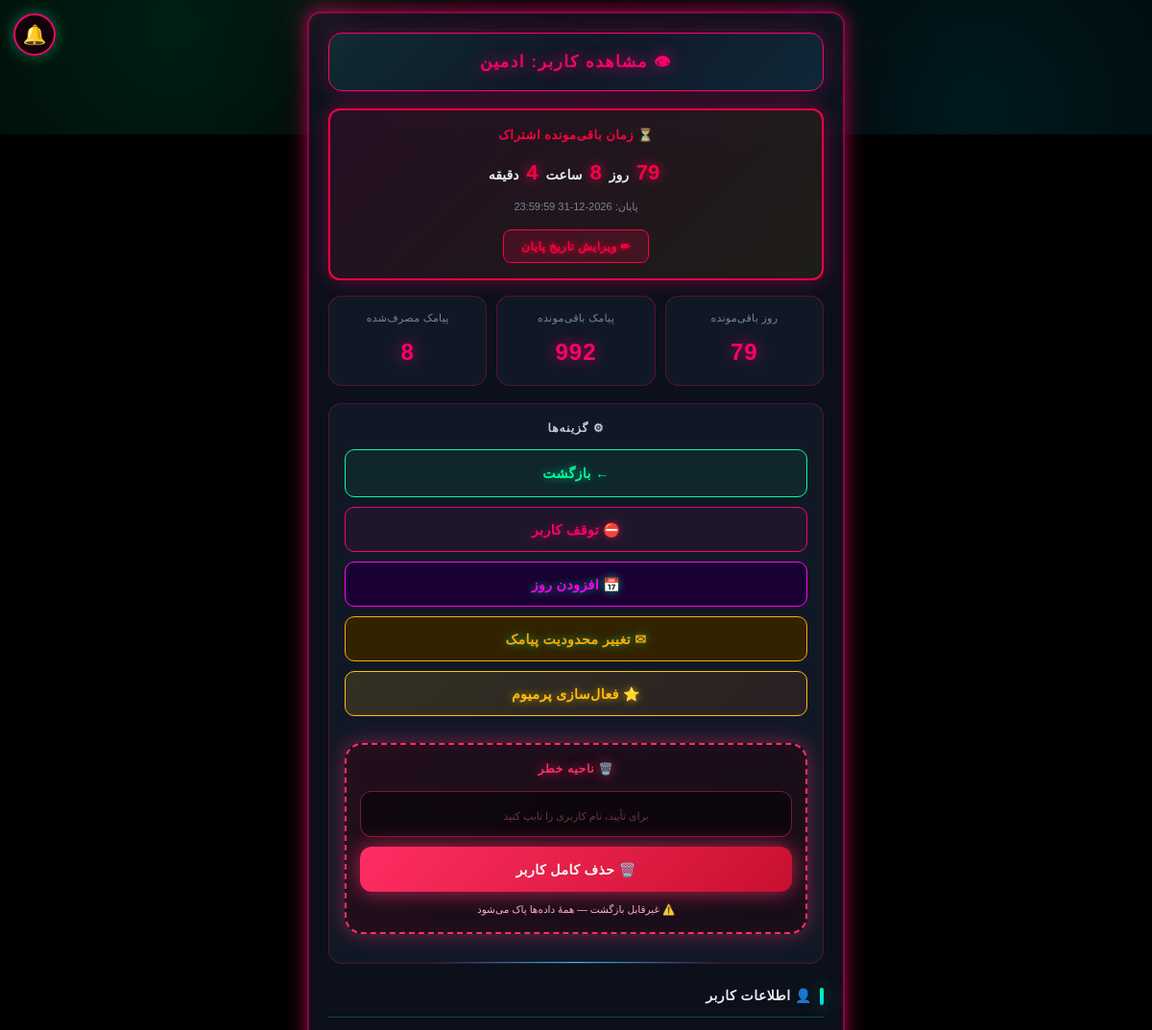
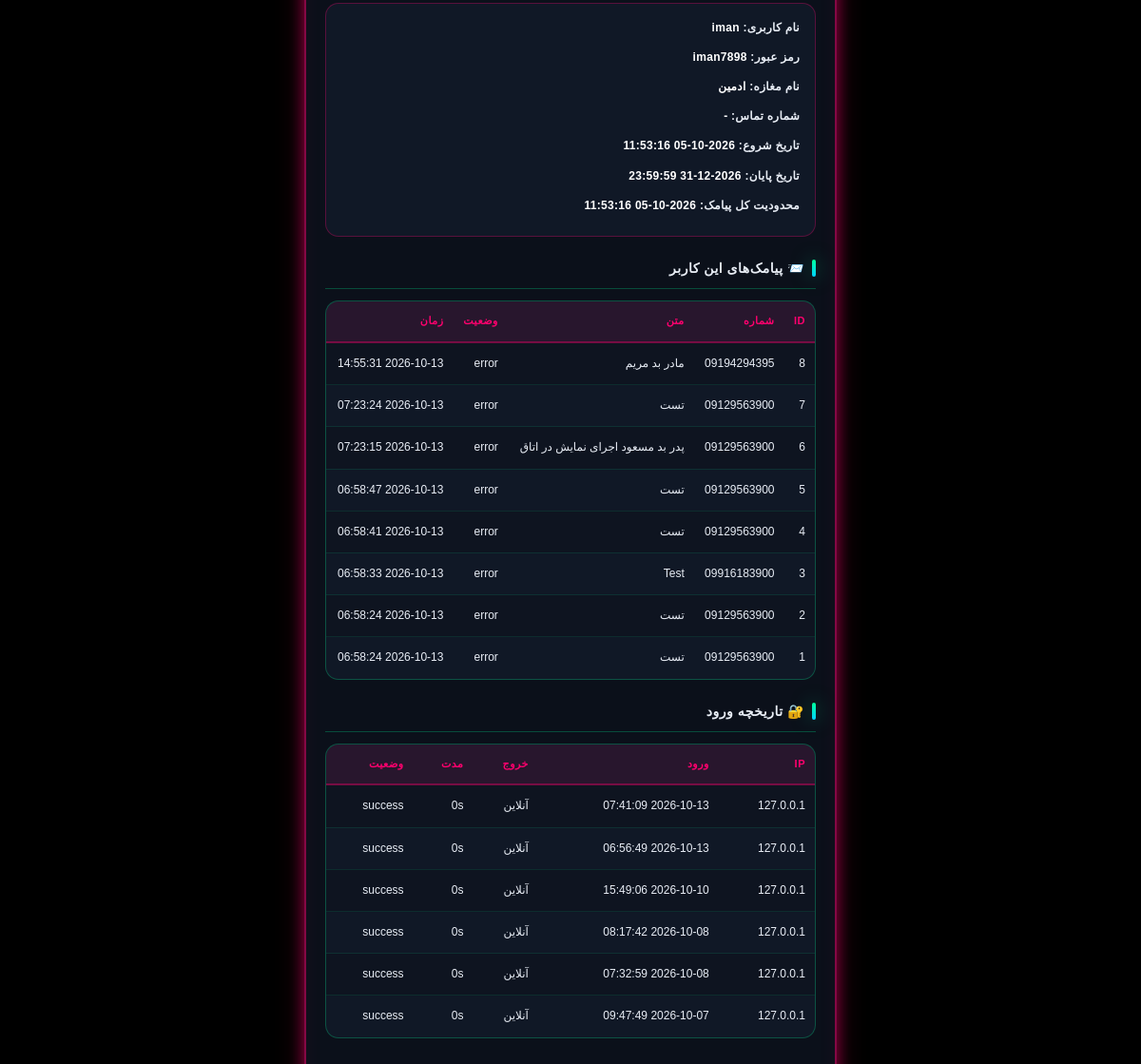
Page /admin/user/1 (signed in) on the committed database (2 pictures, top to bottom).
### tables this page shows
CREATE TABLE users (
        id INTEGER PRIMARY KEY AUTOINCREMENT,
        username TEXT UNIQUE NOT NULL,
        password TEXT NOT NULL,
        shop_name TEXT,
        phone TEXT,
        start_date TIMESTAMP DEFAULT CURRENT_TIMESTAMP,
        end_date TIMESTAMP,
        status TEXT DEFAULT 'active',
        created_at TIMESTAMP DEFAULT CURRENT_TIMESTAMP, sms_limit INTEGER DEFAULT 1000, theme TEXT DEFAULT 'neon', shop_image TEXT DEFAULT '', shop_banner TEXT DEFAULT '');

CREATE TABLE sent_sms (
        id INTEGER PRIMARY KEY AUTOINCREMENT,
        user_id INTEGER, phone TEXT, message TEXT, status TEXT,
        created_at TIMESTAMP DEFAULT CURRENT_TIMESTAMP);

CREATE TABLE login_logs (
        id INTEGER PRIMARY KEY AUTOINCREMENT,
        user_id INTEGER, username TEXT, ip TEXT, user_agent TEXT,
        login_time TIMESTAMP DEFAULT CURRENT_TIMESTAMP,
        logout_time TIMESTAMP, duration_seconds INTEGER DEFAULT 0,
        status TEXT DEFAULT 'success');

### app.py (the view)
@app.route("/admin/user/<int:user_id>")
@admin_required
def admin_user_detail(user_id):
    user = get_user(user_id)
    if not user:
        return "کاربر پیدا نشد", 404
    premium_status = get_premium_status(user_id)
    return render_template("admin_user_detail.html",
        user=user,
        user_sms=get_all_sms(100, user_id=user_id),
        user_logins=get_user_logins(user_id, limit=50),
        sms_count=count_sms(user_id=user_id),
        sms_left=sms_remaining(user_id),
        days_left=days_remaining(user_id),
        time_left=time_remaining_detailed(user_id),
        premium=premium_status)

### app.py (called while the page is built)
@app.context_processor
def inject_global_settings():
    try:
        if session.get("is_admin"):
            s = get_admin_settings()
        elif session.get("user_id"):
            s = get_user_settings(session["user_id"])
        else:
            s = {"avatar": None, "bg": None, "theme": "neon"}
    except Exception:
        s = {"avatar": None, "bg": None, "theme": "neon"}
    return {"current_settings": s}

@app.after_request
def _security_headers(response):
    if response.content_type and 'text/html' in response.content_type:
        response.headers["Cache-Control"] = "no-store, no-cache, must-revalidate, max-age=0"
        response.headers["Pragma"] = "no-cache"
        response.headers["Expires"] = "0"
    """هدرهای امنیتی"""
    response.headers["X-Content-Type-Options"] = "nosniff"
    response.headers["X-Frame-Options"] = "SAMEORIGIN"
    response.headers["X-XSS-Protection"] = "1; mode=block"
    response.headers["Referrer-Policy"] = "no-referrer"
    response.headers["Permissions-Policy"] = "geolocation=(), microphone=(), camera=()"
    return response

def admin_required(f):
    @wraps(f)
    def decorated(*args, **kwargs):
        if session.get("user_id"):
            session.clear()
            return redirect(url_for("admin_login"))
        if not session.get("is_admin"):
            return redirect(url_for("admin_login"))
        return f(*args, **kwargs)
    return decorated

### database.py (called while the page is built)
def get_user(user_id):
    conn = sqlite3.connect(DB_PATH)
    c = conn.cursor()
    c.execute("SELECT * FROM users WHERE id=?", (user_id,))
    row = c.fetchone()
    conn.close()
    return row

def days_remaining(user_id):
    conn = sqlite3.connect(DB_PATH)
    c = conn.cursor()
    c.execute("SELECT end_date FROM users WHERE id=?", (user_id,))
    row = c.fetchone()
    conn.close()
    if not row or not row[0]:
        return 0
    end = _dt.strptime(row[0], "%Y-%m-%d %H:%M:%S")
    diff = (end - _dt.now()).days
    return max(diff, 0)

def sms_remaining(user_id):
    conn = sqlite3.connect(DB_PATH)
    c = conn.cursor()
    c.execute("SELECT sms_limit FROM users WHERE id=?", (user_id,))
    row = c.fetchone()
    if not row:
        conn.close()
        return 0
    limit = row[0] or 0
    c.execute("SELECT COUNT(*) FROM sent_sms WHERE user_id=?", (user_id,))
    used = c.fetchone()[0]
    conn.close()
    return max(limit - used, 0)

def get_admin_settings():
    return get_user_settings(ADMIN_ID)

def get_premium_status(user_id):
    return is_user_premium(user_id)

### templates/admin_user_detail.html (shortened to what this page needs)
<!DOCTYPE html>
<html lang="fa" dir="rtl">
<head><link rel="stylesheet" href="/static/style.css"><link href="https://cdn.jsdelivr.net/gh/rastikerdar/vazirmatn@v33.003/Vazirmatn-font-face.css" rel="stylesheet">
<link rel="stylesheet" href="/static/navbar-fix.css">
</head>
<body class="matrix-bg admin-view">
<div class="container">
    <div class="header-bar red-header"><div class="header-title red-title">👁 مشاهده کاربر: {{ user[3] or user[1] }}</div></div>
    <div class="time-box {% if time_left.expired %}expired{% endif %}">
        {% if time_left.expired %}
            <div class="time-title">⛔ اشتراک تمام شده</div>
            <div class="time-text">لطفاً اشتراک را تمدید کنید</div>
        {% else %}
            <div class="time-title">⏳ زمان باقی‌مونده اشتراک</div>
            <div class="time-count">
                <span class="time-num">{{ time_left.days }}</span> روز
                <span class="time-num">{{ time_left.hours }}</span> ساعت
                <span class="time-num">{{ time_left.minutes }}</span> دقیقه
            </div>
            <div class="time-end">پایان: {{ time_left.end_date }}</div>
        {% endif %}
        <button type="button" class="btn-edit-time" onclick="openEditTimeModal()">✏ ویرایش تاریخ پایان</button>
    </div>
    <div class="stats">
        <div class="stat-box red-box">
            <span class="stat-label">روز باقی‌مونده</span>
            <span class="stat-value red-value">{{ days_left }}</span>
        </div>
        <div class="stat-box red-box">
            <span class="stat-label">پیامک باقی‌مونده</span>
            <span class="stat-value red-value">{{ sms_left }}</span>
        </div>
        <div class="stat-box red-box">
            <span class="stat-label">پیامک مصرف‌شده</span>
            <span class="stat-value red-value">{{ sms_count }}</span>
        </div>
    </div>
    <div class="footer-box red-footer">
        <div class="footer-title red-title">⚙ گزینه‌ها</div>
        <div class="footer-actions">
            <a href="/admin/dashboard" class="btn-nav">← بازگشت</a>
            {% if user[7] == 'active' %}
                <form method="post" action="/admin/user/{{ user[0] }}/suspend" style="display:contents;">
                    <button type="submit" class="btn-reset">⛔ توقف کاربر</button>
                </form>
            {% else %}
                <form method="post" action="/admin/user/{{ user[0] }}/activate" style="display:contents;">
                    <button type="submit" class="btn-nav" style="background:#003300;color:#00ff41;">✅ فعال‌سازی</button>
                </form>
            {% endif %}
            <button type="button" class="btn-nav" style="background:#1a0033;color:#ff00ff;border-color:#ff00ff;" onclick="openExtendModal()">📅 افزودن روز</button>
            <button type="button" class="btn-nav" style="background:#332200;color:#ffaa00;border-color:#ffaa00;" onclick="openLimitModal()">✉ تغییر محدودیت پیامک</button>
            {% if premium and premium.active %}
            <form method="post" action="/admin/user/{{ user[0] }}/premium/revoke" style="display:contents;" onsubmit="return confirm('لغو پرمیوم؟')">
                <button type="submit" class="btn-nav" style="background:#330000;color:#ff0040;border-color:#ff0040;">⭐ لغو پرمیوم</button>
            </form>
            {% else %}
            <button type="button" class="btn-nav premium-btn" onclick="openPremiumModal()">⭐ فعال‌سازی پرمیوم</button>
        <div class="delete-zone">
            <div class="del-zone-title">🗑️ ناحیه خطر</div>
            <form method="POST" action="/admin/user/{{ user[0] }}/delete" onsubmit="return verifyDelete(this, '{{ user[1] }}')">
                <input type="text" name="confirm_name" class="del-input" placeholder="برای تأیید، نام کاربری را تایپ کنید" autocomplete="off" required>
                <button type="submit" class="del-btn">🗑️ حذف کامل کاربر</button>
            </form>
            <div class="del-warn">⚠️ غیرقابل بازگشت — همهٔ داده‌ها پاک می‌شود</div>
        </div>
            {% endif %}
        </div>
    </div>
    <h2 class="red-title">👤 اطلاعات کاربر</h2>
    <div class="send-form-box red-form">
        <div class="form-label">نام کاربری: <span style="color:#fff;">{{ user[1] }}</span></div>
        <div class="form-label">رمز عبور: <span style="color:#fff;">{{ user[2] }}</span></div>
        <div class="form-label">نام مغازه: <span style="color:#fff;">{{ user[3] or '-' }}</span></div>
        <div class="form-label">شماره تماس: <span style="color:#fff;">{{ user[4] or '-' }}</span></div>
        <div class="form-label">تاریخ شروع: <span style="color:#fff;">{{ user[5] }}</span></div>
        <div class="form-label">تاریخ پایان: <span style="color:#fff;">{{ user[6] }}</span></div>
        <div class="form-label">محدودیت کل پیامک: <span style="color:#fff;">{{ user[8] }}</span></div>
    </div>
    <h2 class="red-title">📨 پیامک‌های این کاربر</h2>
    <div class="table-wrap">
        <table>
            <tr><th>ID</th><th>شماره</th><th>متن</th><th>وضعیت</th><th>زمان</th></tr>
            {% for row in user_sms %}
            <tr><td>{{ row[0] }}</td><td>{{ row[2] }}</td><td>{{ row[3] }}</td><td>{{ row[4] }}</td><td>{{ row[5] }}</td></tr>
            {% endfor %}
        </table>
    </div>
    <h2 class="red-title">🔐 تاریخچه ورود</h2>
    <div class="table-wrap">
        <table>
            <tr><th>IP</th><th>ورود</th><th>خروج</th><th>مدت</th><th>وضعیت</th></tr>
            {% for row in user_logins %}
            <tr><td>{{ row[3] }}</td><td>{{ row[5] }}</td><td>{{ row[6] or 'آنلاین' }}</td><td>{{ row[7] }}s</td><td>{{ row[8] }}</td></tr>
            {% endfor %}
        </table>
    </div>
</div>
{% include "_global_bg.html" %}
<a href="#" id="notifBellLink" class="notif-bell" title="اعلان‌ها">
🔔
</a>
</body></html>

### static/navbar-fix.css (style rules this page uses)
html, body { padding-bottom: 0 !important; margin-bottom: 0 !important; }
body { padding-bottom: 140px !important; min-height: 100vh !important; overflow-y: auto !important; overflow-x: hidden !important; height: auto !important; max-height: none !important; position: relative !important; }
.container, .wrap, main, .content, .main-content { padding-bottom: 140px !important; }
body::after { content: ""; display: block; height: 140px; width: 100%; pointer-events: none; }

### static/app-feel.css (style rules this page uses)
* { -webkit-tap-highlight-color:transparent;-webkit-touch-callout:none }
html,body { overscroll-behavior:none;-webkit-overflow-scrolling:touch }
body { user-select:none;-webkit-user-select:none }
input,textarea { user-select:text !important;-webkit-user-select:text !important }
button,a.btn,.ni,.tab,.cat,.main-cat,.prod,.shop,.cart { transition:transform .15s ease,box-shadow .3s ease; }
.page-fade { animation:pageFade .3s ease-out }

### templates/admin_user_detail.html (style rules this page uses)
body,input,textarea,button,select { font-family:"Vazirmatn","Segoe UI",Tahoma,sans-serif !important; }
.delete-zone { margin:18px 0 14px;padding:16px 14px;background:linear-gradient(135deg,rgba(60,0,15,.4),rgba(30,0,10,.45));border:2px dashed #ff2e63;border-radius:18px;box-shadow:0 0 22px rgba(255,46,99,.45),inset 0 0 18px rgba(255,46,99,.06) }
.del-zone-title { text-align:center;font-size:12px;font-weight:900;color:#ff2e63;text-shadow:0 0 12px rgba(255,46,99,.8);margin-bottom:12px;letter-spacing:.8px;animation:delPulse 2.5s ease-in-out infinite }
.del-input { width:100%;background:rgba(0,0,0,.5);color:#ffb4c4;border:1.5px solid rgba(255,46,99,.45);border-radius:12px;padding:12px;font-family:inherit;font-size:13px;text-align:center;direction:ltr;margin-bottom:10px;transition:.25s;box-sizing:border-box }
.del-input::placeholder { color:#a55;font-size:11px }
.del-btn { width:100%;background:linear-gradient(135deg,#ff2e63,#c8102e);color:#fff;border:none;border-radius:12px;padding:14px;font-family:inherit;font-size:14px;font-weight:900;cursor:pointer;box-shadow:0 0 22px rgba(255,46,99,.7);transition:.3s;position:relative;overflow:hidden }
.del-btn::before { content:"";position:absolute;top:0;left:-100%;width:100%;height:100%;background:linear-gradient(90deg,transparent,rgba(255,255,255,.35),transparent);animation:delSweep 3s ease-in-out infinite }
.del-warn { margin-top:10px;text-align:center;font-size:10.5px;color:#ffb4c4;line-height:1.6 }

### rows in the picture
users: shop_name "ادمین", end_date "2026-12-31 23:59:59", username "iman", password "iman7898", start_date "2026-10-05 11:53:16", created_at "2026-10-05 11:53:16"
sent_sms: id "8", phone "09194294395", message "مادر بد مریم", status "error", created_at "2026-10-13 14:55:31"
sent_sms: id "7", phone "09129563900", message "تست", status "error", created_at "2026-10-13 07:23:24"
sent_sms: id "6", phone "09129563900", message "پدر بد مسعود اجرای نمایش در اتاق", status "error", created_at "2026-10-13 07:23:15"
sent_sms: id "5", phone "09129563900", message "تست", status "error", created_at "2026-10-13 06:58:47"
sent_sms: id "4", phone "09129563900", message "تست", status "error", created_at "2026-10-13 06:58:41"
sent_sms: id "3", phone "09916183900", message "Test", status "error", created_at "2026-10-13 06:58:33"
sent_sms: id "2", phone "09129563900", message "تست", status "error", created_at "2026-10-13 06:58:24"
sent_sms: id "1", phone "09129563900", message "تست", status "error", created_at "2026-10-13 06:58:24"
login_logs: ip "127.0.0.1", login_time "2026-10-13 07:41:09", row "آنلاین", duration_seconds "0", status "success"
login_logs: ip "127.0.0.1", login_time "2026-10-13 06:56:49", row "آنلاین", duration_seconds "0", status "success"
login_logs: ip "127.0.0.1", login_time "2026-10-10 15:49:06", row "آنلاین", duration_seconds "0", status "success"
login_logs: ip "127.0.0.1", login_time "2026-10-08 08:17:42", row "آنلاین", duration_seconds "0", status "success"
login_logs: ip "127.0.0.1", login_time "2026-10-08 07:32:59", row "آنلاین", duration_seconds "0", status "success"
login_logs: ip "127.0.0.1", login_time "2026-10-07 09:47:49", row "آنلاین", duration_seconds "0", status "success"

### other values in the picture
{{ time_left.days }} "79"
{{ time_left.hours }} "8"
{{ time_left.minutes }} "4"
{{ days_left }} "79"
{{ sms_left }} "992"
{{ sms_count }} "8"
{{ user[4] or '-' }} "-"
